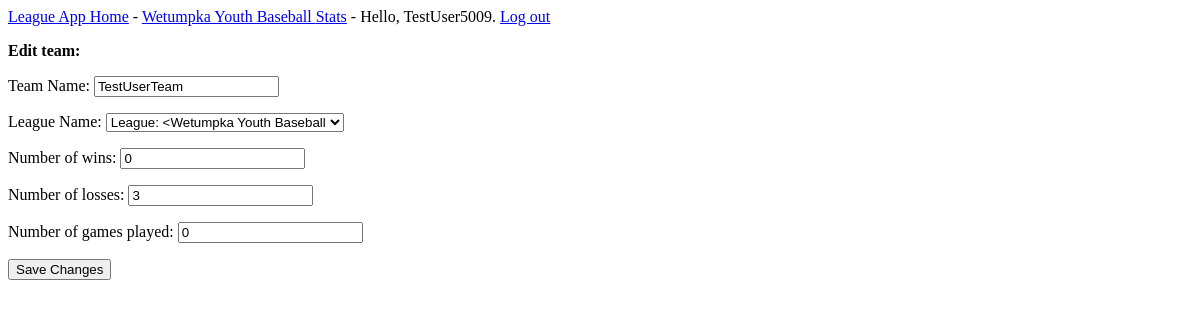
The app's page /edit_team/17 (signed in), older data.
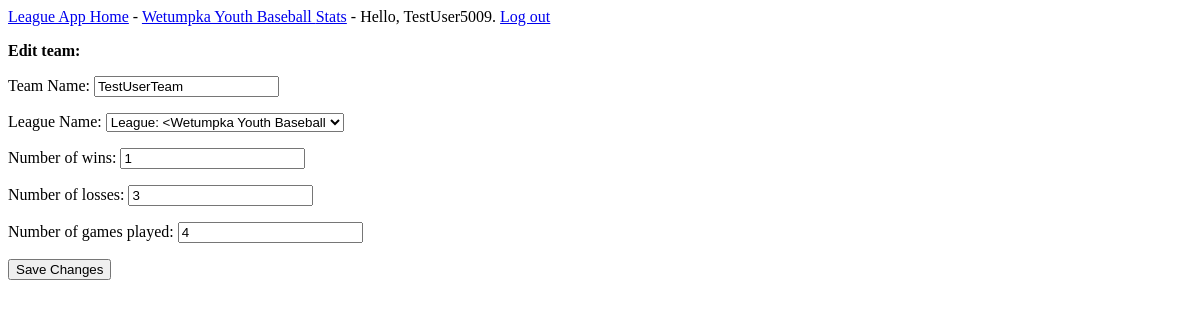
The same page, newer data.
### League_App/models.py (models this page shows, shortened)
class Team(models.Model):
    team_name = models.CharField(max_length=200, default="My Team")
    owner = models.ForeignKey(User, on_delete=models.CASCADE)
    league = models.ForeignKey(League, related_name='league', default=None, on_delete=models.CASCADE)
    wins = models.IntegerField(default=0)
    losses = models.IntegerField(default=0)
    games_played = models.IntegerField(default=0)
    class Meta:
        verbose_name_plural = 'teams'

### League_App/views.py (the view)
# urls.py: path('edit_team/<int:team_id>', views.edit_team, name='edit_team'),
@login_required
def edit_team(request, team_id):
    team = Team.objects.get(id=team_id)
    league = team.league
    if team.owner != request.user:
        raise Http404
    if request.method != 'POST':
        form = TeamForm(instance=team)
    else:
        form = TeamForm(instance=team, data=request.POST)
        if form.is_valid():
            form.save()
            return redirect('League_App:league')
    context = {'team': team, 'league': league, 'form': form}
    return render(request, 'League_App/edit_team.html', context)

### League_App/forms.py
class TeamForm(forms.ModelForm):
    class Meta:
        model = Team
        fields = ['team_name', 'league', 'wins', 'losses', 'games_played']
        labels = {'team_name': 'Team Name',
                  'league': 'League Name',
                  'wins': 'Number of wins',
                  'losses': 'Number of losses',
                  'games_played': 'Number of games played'}

### League_App/models.py (called while the page is built)
    def __str__(self):
        return f"League: <{self.league_name}"

### League_App/templates/League_App/edit_team.html (shortened to what this page needs)
{% extends "League_App/base.html" %}
{% block content %}
    <p><b>Edit team:</b></p>
    <form action="{% url 'League_App:edit_team' team.id %}" method='post'>
      {{ form.as_p }}
      <button name="submit">Save Changes</button>
    </form>
{% endblock content %}

Row changes from the older to the newer data that the page shows:
changed Team "TestUserTeam": wins "0" → "1"; games_played "0" → "4"
